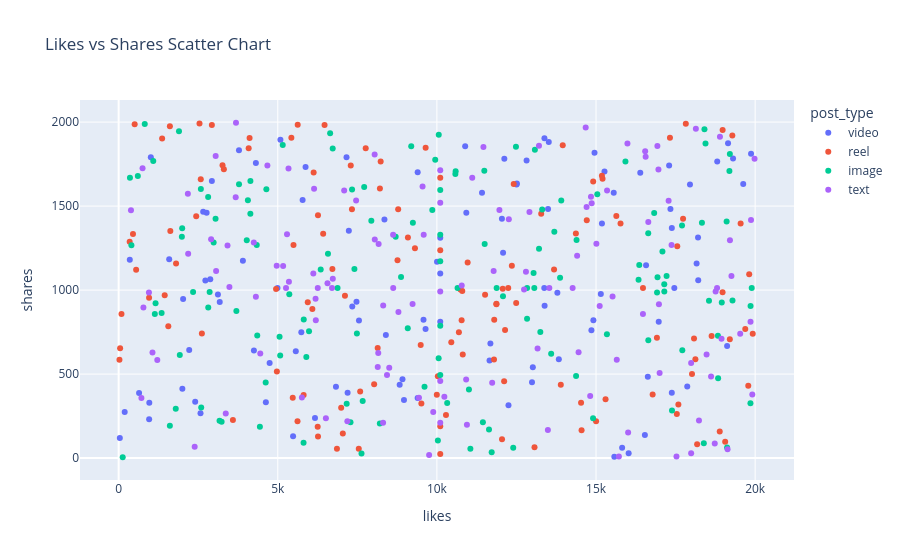

This figure's notebook cell:
### Code cell
#Scatter Chart
fig = px.scatter(
    data.sample(500),
    x='likes',
    y='shares',
    color='post_type',
    title='Likes vs Shares Scatter Chart'
)

fig.show()

### Figure 1 — Plotly figure (JSON) as saved in the notebook; plotly's stock layout.template omitted (floating-point values rounded to 4 significant figures; data arrays with more than 128 entries replaced by an {"elided": "..."} marker saying what was removed)
{"data": [{"hovertemplate": "post_type=video<br>likes=%{x}<br>shares=%{y}<extra></extra>", "legendgroup": "video", "marker": {"color": "#636efa", "symbol": "circle"}, "mode": "markers", "name": "video", "orientation": "v", "showlegend": true, "type": "scatter", "x": [4625, 7551, 13379, 37, 4250, 963, 11418, 10004, 9396, 8830, 6169, 7473, 15186, 19625, 7160, 19148, 12249, 5566, 4312, 3781, 11681, 18808, 4744, 2724, 958, 10105, 12513, 15820, 12119, 4991, 18160, 12988, 10105, 12043, 16970, 13374, 14953, 9579, 5780, 642, 350, 190, 8918, 13515, 15575, 2217, 2002, 10888, 2764, 2879, 2572, 2405, 13785, 17297, 12079, 3176, 5873, 16572, 3119, 5083, 2929, 9394, 16627, 12818, 10924, 7233, 15151, 10105, 7341, 6828, 17381, 12504, 17338, 17952, 15556, 5481, 8965, 11654, 5740, 13831, 14917, 13014, 3904, 19871, 9644, 19305, 18205, 8351, 7194, 13492, 16535, 14855, 1011, 18211, 13384, 16390, 1588, 17382, 19119, 16025, 15266, 17866, 17460, 2025, 8396, 2656], "xaxis": "x", "y": [332, 819, 1904, 120, 641, 329, 1579, 1169, 1702, 437, 238, 930, 1396, 1631, 1790, 1874, 314, 636, 1757, 1833, 682, 1766, 566, 1057, 231, 1311, 1634, 62, 1781, 1012, 1158, 452, 812, 1425, 811, 1012, 1817, 823, 1536, 387, 1181, 275, 470, 1882, 8, 643, 412, 1856, 1461, 1064, 267, 335, 984, 1741, 1222, 929, 1733, 1148, 973, 1895, 1649, 357, 484, 1771, 1461, 1353, 977, 1098, 902, 424, 389, 1629, 1483, 1629, 1580, 130, 346, 581, 749, 589, 820, 541, 1174, 1811, 768, 1783, 1313, 1420, 389, 1483, 138, 761, 1790, 1059, 907, 1698, 1184, 1369, 667, 29, 1706, 426, 1012, 947, 732, 1467], "yaxis": "y"}, {"hovertemplate": "post_type=reel<br>likes=%{x}<br>shares=%{y}<extra></extra>", "legendgroup": "reel", "marker": {"color": "#EF553B", "symbol": "circle"}, "mode": "markers", "name": "reel", "orientation": "v", "showlegend": true, "type": "scatter", "x": {"elided": "129 int values"}, "xaxis": "x", "y": {"elided": "129 int values"}, "yaxis": "y"}, {"hovertemplate": "post_type=image<br>likes=%{x}<br>shares=%{y}<extra></extra>", "legendgroup": "image", "marker": {"color": "#00cc96", "symbol": "circle"}, "mode": "markers", "name": "image", "orientation": "v", "showlegend": true, "type": "scatter", "x": {"elided": "138 int values"}, "xaxis": "x", "y": {"elided": "138 int values"}, "yaxis": "y"}, {"hovertemplate": "post_type=text<br>likes=%{x}<br>shares=%{y}<extra></extra>", "legendgroup": "text", "marker": {"color": "#ab63fa", "symbol": "circle"}, "mode": "markers", "name": "text", "orientation": "v", "showlegend": true, "type": "scatter", "x": [5337, 7086, 2905, 2175, 16976, 15718, 16928, 14406, 14816, 11737, 16961, 19854, 778, 10943, 18894, 4312, 9550, 387, 14703, 16544, 5758, 15347, 18474, 14841, 18235, 15987, 15652, 19208, 8141, 12260, 4450, 3048, 6729, 19133, 10234, 16008, 12798, 11110, 4674, 9885, 3480, 13207, 14265, 10105, 10105, 16642, 4247, 3421, 16474, 8309, 8624, 16559, 19255, 2389, 15011, 8627, 8044, 10780, 6141, 7461, 6195, 13533, 5259, 11964, 18614, 6187, 19981, 13487, 8157, 1214, 18137, 17989, 8312, 6704, 3062, 14675, 13163, 12908, 17281, 18803, 17373, 3678, 14452, 17989, 8791, 952, 9436, 10919, 14863, 11462, 19870, 5350, 5290, 751, 15519, 8048, 8502, 9585, 18943, 1063, 2184, 6117, 8432, 3365, 9755, 12739, 19530, 6562, 15115, 11783, 10105, 5168, 17528, 6257, 6512, 10105, 18757, 16998, 9236, 10105, 3687, 18730, 8169, 4966, 715, 7186, 19910], "xaxis": "x", "y": [1723, 1593, 1302, 1574, 916, 9, 1858, 1204, 369, 448, 1717, 812, 897, 198, 1912, 961, 1617, 1475, 1495, 1826, 361, 1593, 617, 1555, 223, 1873, 586, 1296, 542, 1422, 622, 1798, 1068, 53, 365, 152, 1109, 1669, 1742, 274, 1019, 1859, 1012, 1520, 210, 1405, 1283, 1265, 858, 210, 1329, 1794, 1084, 68, 1276, 1012, 1807, 1028, 1603, 1533, 821, 1012, 1012, 1477, 486, 948, 1781, 167, 626, 584, 1960, 29, 908, 1012, 1114, 1967, 653, 1465, 1532, 1012, 1268, 1552, 630, 566, 869, 985, 359, 468, 1517, 1851, 1417, 1049, 1332, 1725, 962, 1301, 538, 1330, 710, 629, 1216, 1098, 495, 265, 19, 1003, 740, 1041, 906, 1113, 992, 1144, 9, 1012, 237, 459, 992, 506, 917, 1714, 1996, 87, 1274, 1145, 358, 220, 378], "yaxis": "y"}], "layout": {"legend": {"title": {"text": "post_type"}, "tracegroupgap": 0}, "title": {"text": "Likes vs Shares Scatter Chart"}, "xaxis": {"anchor": "y", "domain": [0, 1], "title": {"text": "likes"}}, "yaxis": {"anchor": "x", "domain": [0, 1], "title": {"text": "shares"}}}}
